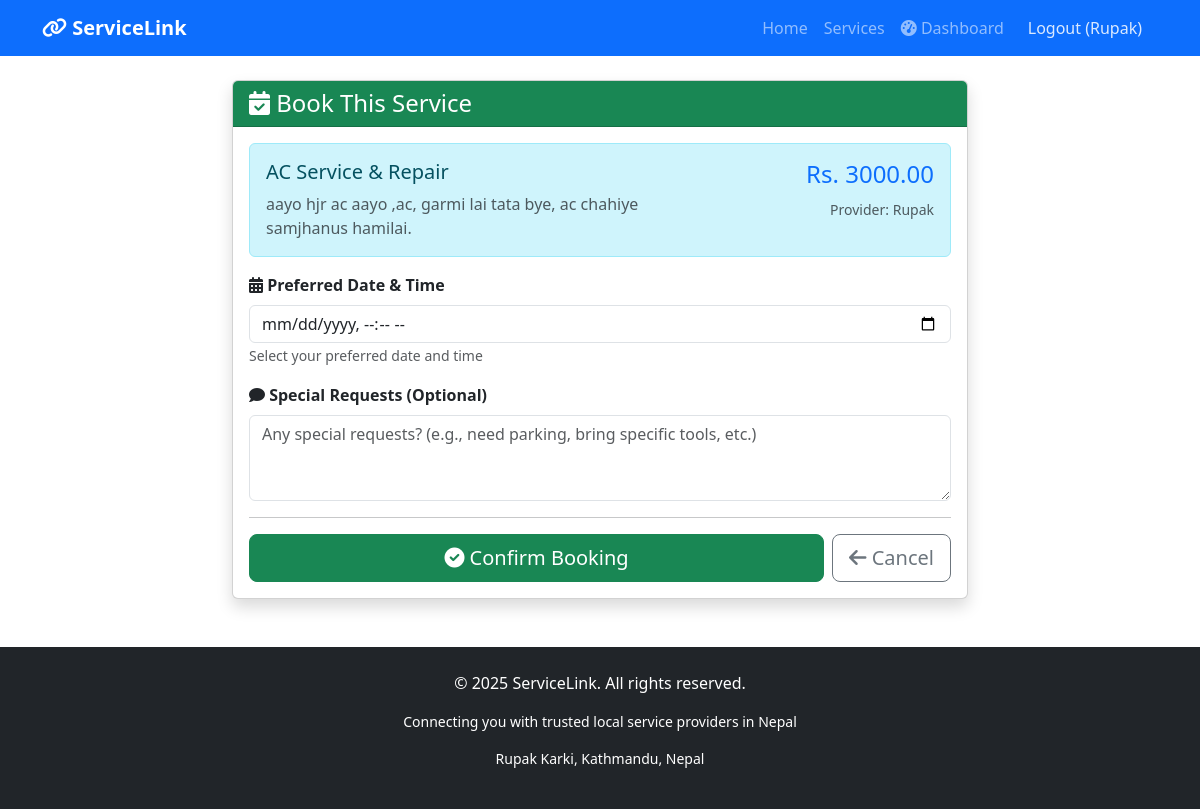
The app's page /services/6/book/ (signed in), older data.
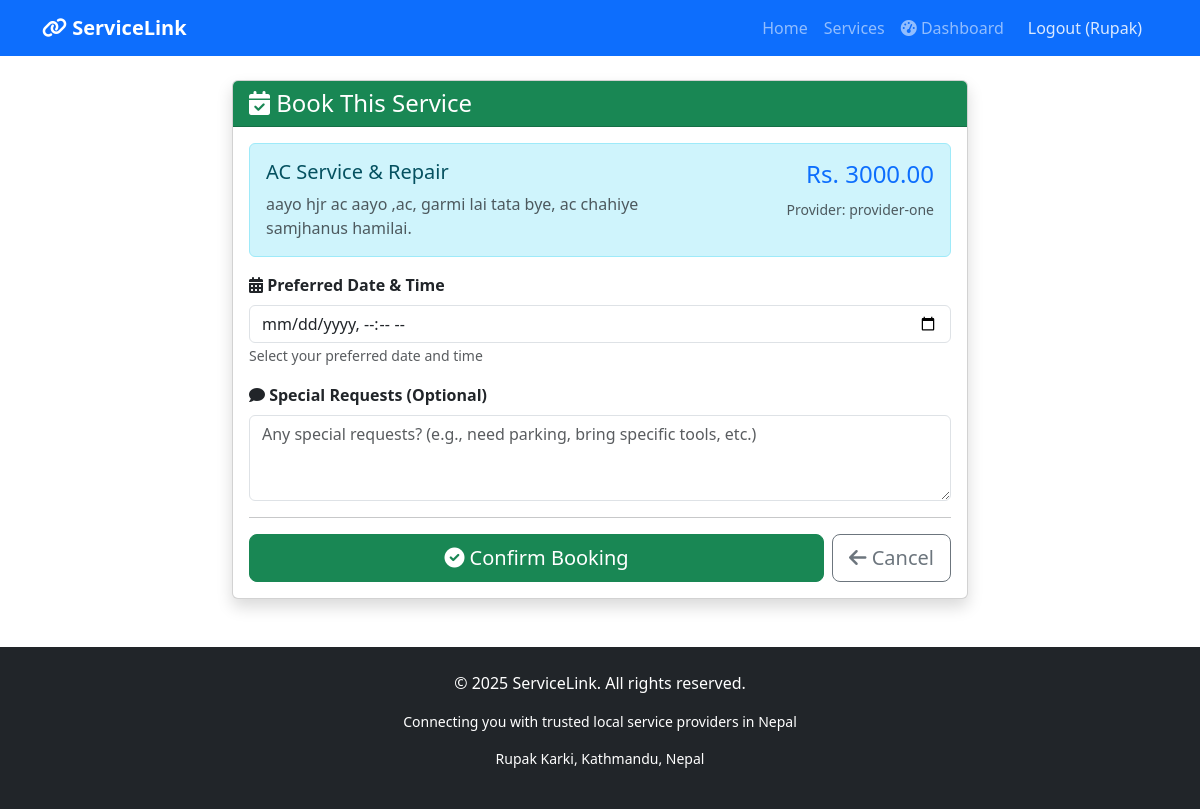
The same page, newer data.
### services/models.py (models this page shows, shortened)
class Service(models.Model):
    title = models.CharField(max_length=200)
    description = models.TextField()
    price = models.DecimalField(max_digits=10, decimal_places=2)
    category = models.ForeignKey(Category, on_delete=models.CASCADE)
    provider = models.ForeignKey(User, on_delete=models.CASCADE, related_name='services')
    image = models.ImageField(upload_to='services/', blank=True, null=True)
    location = models.CharField(max_length=200, blank=True)
    is_available = models.BooleanField(default=True)
    created_at = models.DateTimeField(auto_now_add=True)

### services/views.py (the view)
# urls.py: path('<int:pk>/book/', views.book_service, name='book_service'),  # Added this
@login_required
def book_service(request, pk):
    service = get_object_or_404(Service, pk=pk, is_available=True)
    if request.method == 'POST':
        form = BookingForm(request.POST)
        if form.is_valid():
            booking = form.save(commit=False)
            booking.service = service
            booking.customer = request.user
            booking.save()
            messages.success(request, f'Your booking for "{service.title}" has been submitted! Provider will confirm soon.')
            return redirect('my_bookings')
    else:
        form = BookingForm()
    return render(request, 'services/book_service.html', {
        'form': form,
        'service': service
    })

### services/forms.py
class BookingForm(forms.ModelForm):
    class Meta:
        model = Booking
        fields = ['booking_date', 'special_requests']
        widgets = {
            'booking_date': forms.DateTimeInput(attrs={
                'type': 'datetime-local',
                'class': 'form-control'
            }),
            'special_requests': forms.Textarea(attrs={
                'class': 'form-control',
                'rows': 3,
                'placeholder': 'Any special requests? (e.g., need parking, bring specific tools, etc.)'
            }),
        }
        labels = {
            'booking_date': 'Preferred Date & Time',
            'special_requests': 'Special Requests (Optional)'
        }

### services/templates/services/book_service.html (shortened to what this page needs)
{% extends 'base.html' %}
{% block content %}
<div class="container mt-4 mb-5">
    <div class="row">
        <div class="col-md-8 mx-auto">
            <div class="card shadow">
                <div class="card-header bg-success text-white">
                    <h4 class="mb-0"><i class="fas fa-calendar-check"></i> Book This Service</h4>
                </div>
                <div class="card-body">
                    <div class="alert alert-info">
                        <div class="row">
                            <div class="col-md-8">
                                <h5>{{ service.title }}</h5>
                                <p class="mb-0 text-muted">{{ service.description|truncatewords:20 }}</p>
                            </div>
                            <div class="col-md-4 text-end">
                                <h4 class="text-primary">Rs. {{ service.price }}</h4>
                                <small class="text-muted">Provider: {{ service.provider.username }}</small>
                            </div>
                        </div>
                    </div>
                    <form method="post">
                        <div class="mb-3">
                            <label for="{{ form.booking_date.id_for_label }}" class="form-label fw-bold">
                                <i class="fas fa-calendar-alt"></i> {{ form.booking_date.label }}
                            </label>
                            {{ form.booking_date }}
                            <small class="text-muted">Select your preferred date and time</small>
                        </div>
                        <div class="mb-3">
                            <label for="{{ form.special_requests.id_for_label }}" class="form-label fw-bold">
                                <i class="fas fa-comment"></i> {{ form.special_requests.label }}
                            </label>
                            {{ form.special_requests }}
                        </div>
                        <hr>
                        <div class="d-flex gap-2">
                            <button type="submit" class="btn btn-success btn-lg flex-grow-1">
                                <i class="fas fa-check-circle"></i> Confirm Booking
                            </button>
                            <a href="{% url 'service_detail' service.id %}" class="btn btn-outline-secondary btn-lg">
                                <i class="fas fa-arrow-left"></i> Cancel
                            </a>
                        </div>
                    </form>
                </div>
            </div>
        </div>
    </div>
</div>
{% endblock %}

Row changes from the older to the newer data that the page shows:
changed Service "AC Service & Repair": provider.username "Rupak" → "provider-one"
